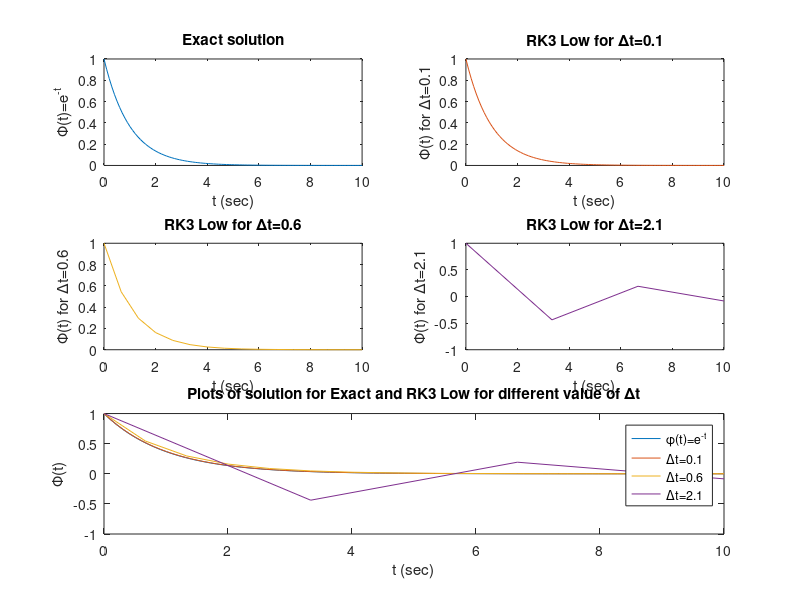

Write the MATLAB code that produced this figure.
% Rikesh Sharma 180606 

function z=rk3Low()

    deltat=0.1;
    lambda=-1;
    tmax=10; 
    t=linspace(0,tmax,tmax/deltat);
    phi=exp(-t);
    z0=phi;
    subplot(3,2,1);
    plot(t,z0);
    title('Exact solution');
    xlabel('t (sec)');
    ylabel('\Phi(t)=e^{-t}');
    hold on
    
    phi=zeros(2,1); 
    phi(1)=1;
    nmax=tmax/deltat;
    for n=2:nmax
        phi_t=phi(n-1);
        k1=lambda*phi_t;
        phi_t=phi_t+deltat*k1/3;
        k1=-5*k1/9 + lambda*phi_t;
        phi_t=phi_t+15*deltat*k1/16;
        k1=-153*k1/128 +lambda*phi_t;
        phi(n)= phi_t + 8*deltat*k1/15;
    end
    subplot(3,2,2);
    z1=phi;
    t=linspace(0,tmax,tmax/deltat);
    plot(t,z1,'Color',[0.8500, 0.3250, 0.0980]);
    title('RK3 Low for \Deltat=0.1');
    xlabel('t (sec)');
    ylabel('\Phi(t) for \Deltat=0.1');
    
    
    
    phi=zeros(2,1);
    deltat = 0.6;
    phi(1)=1;
    nmax=tmax/deltat;
    
    for n=2:nmax
        phi_t=phi(n-1);
        k1=lambda*phi_t;
        phi_t=phi_t+deltat*k1/3;
        k1=-5*k1/9 + lambda*phi_t;
        phi_t=phi_t+15*deltat*k1/16;
        k1=-153*k1/128 +lambda*phi_t;
        phi(n)= phi_t + 8*deltat*k1/15;
    end
    subplot(3,2,3);
    z2=phi;
    t=linspace(0,tmax,tmax/deltat);
    plot(t,z2,'Color',[0.9290, 0.6940, 0.1250]);
    title('RK3 Low for \Deltat=0.6');
    xlabel('t (sec)');
    ylabel('\Phi(t) for \Deltat=0.6');
    
    
    phi=zeros(2,1);
    deltat = 2.1;
    phi(1)=1;
    nmax=tmax/deltat;
    
    for n=2:nmax
        phi_t=phi(n-1);
        k1=lambda*phi_t;
        phi_t=phi_t+deltat*k1/3;
        k1=-5*k1/9 + lambda*phi_t;
        phi_t=phi_t+15*deltat*k1/16;
        k1=-153*k1/128 +lambda*phi_t;
        phi(n)= phi_t + 8*deltat*k1/15;
    end
    subplot(3,2,4);
    z3=phi;
    t=linspace(0,tmax,tmax/deltat);
    plot(t,z3,'color',[0.4940, 0.1840, 0.5560]);
    title('RK3 Low for \Deltat=2.1');
    xlabel('t (sec)');
    ylabel('\Phi(t) for \Deltat=2.1');
    
    subplot(3,2,5:6);
    deltat1=0.1; deltat2=0.6; deltat3=2.1;
    t0=linspace(0,tmax,tmax/deltat1);
    t1=linspace(0,tmax,tmax/deltat1);
    t2=linspace(0,tmax,tmax/deltat2);
    t3=linspace(0,tmax,tmax/deltat3);
    plot(t0,z0,t1,z1,t2,z2,t3,z3);
    title('Plots of solution for Exact and RK3 Low for different value of \Deltat');
    xlabel('t (sec)');
    ylabel('\Phi(t)');
    legend({'\phi(t)=e^{-t}','\Deltat=0.1','\Deltat=0.6','\Deltat=2.1'},'Location','northeast');
    %z=[z1(1:20),z2(1:20),z3(1:20)];
end